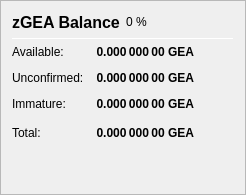
                   <widget class="QFrame" name="frame_ZerocoinBalances">
                    <property name="frameShape">
                     <enum>QFrame::StyledPanel</enum>
                    </property>
                    <property name="frameShadow">
                     <enum>QFrame::Raised</enum>
                    </property>
                    <layout class="QVBoxLayout" name="verticalLayout_7">
                     <item>
                      <layout class="QHBoxLayout" name="horizontalLayout_8" stretch="0,0,0">
                       <item>
                        <widget class="QLabel" name="label_5z_3">
                         <property name="minimumSize">
                          <size>
                           <width>0</width>
                           <height>20</height>
                          </size>
                         </property>
                         <property name="font">
                          <font>
                           <pointsize>12</pointsize>
                           <weight>75</weight>
                           <bold>true</bold>
                          </font>
                         </property>
                         <property name="text">
                          <string>zGEA Balance</string>
                         </property>
                        </widget>
                       </item>
                       <item>
                        <widget class="QLabel" name="labelzGEAPercent">
                         <property name="text">
                          <string notr="true">0 %</string>
                         </property>
                        </widget>
                       </item>
                       <item>
                        <spacer name="horizontalSpacer_11">
                         <property name="orientation">
                          <enum>Qt::Horizontal</enum>
                         </property>
                         <property name="sizeHint" stdset="0">
                          <size>
                           <width>40</width>
                           <height>20</height>
                          </size>
                         </property>
                        </spacer>
                       </item>
                      </layout>
                     </item>
                     <item>
                      <widget class="Line" name="line_ZerocoinBalance">
                       <property name="minimumSize">
                        <size>
                         <width>0</width>
                         <height>1</height>
                        </size>
                       </property>
                       <property name="maximumSize">
                        <size>
                         <width>16777215</width>
                         <height>1</height>
                        </size>
                       </property>
                       <property name="orientation">
                        <enum>Qt::Horizontal</enum>
                       </property>
                      </widget>
                     </item>
                     <item>
                      <layout class="QGridLayout" name="gridLayout_5">
                       <property name="spacing">
                        <number>12</number>
                       </property>
                       <item row="1" column="0">
                        <widget class="QLabel" name="labelzBalanceMatureText">
                         <property name="toolTip">
                          <string>Mature: more than 20 confirmation and more than 1 mint of the same denomination after it was minted.
These zGEA are spendable.</string>
                         </property>
                         <property name="text">
                          <string>Available:</string>
                         </property>
                        </widget>
                       </item>
                       <item row="1" column="1">
                        <widget class="QLabel" name="labelzBalanceMature">
                         <property name="font">
                          <font>
                           <weight>75</weight>
                           <bold>true</bold>
                          </font>
                         </property>
                         <property name="toolTip">
                          <string>Mature: more than 20 confirmation and more than 1 mint of the same denomination after it was minted.
These zGEA are spendable.</string>
                         </property>
                         <property name="text">
                          <string notr="true">0.000 000 00 GEA</string>
                         </property>
                         <property name="alignment">
                          <set>Qt::AlignRight|Qt::AlignTrailing|Qt::AlignVCenter</set>
                         </property>
                        </widget>
                       </item>
                       <item row="2" column="0">
                        <widget class="QLabel" name="labelzBalanceUnconfirmedText">
                         <property name="toolTip">
                          <string>Unconfirmed: less than 20 confirmations
Immature: confirmed, but less than 1 mint of the same denomination after it was minted</string>
                         </property>
                         <property name="text">
                          <string>Unconfirmed:</string>
                         </property>
                        </widget>
                       </item>
                       <item row="2" column="1">
                        <widget class="QLabel" name="labelzBalanceUnconfirmed">
                         <property name="font">
                          <font>
                           <weight>75</weight>
                           <bold>true</bold>
                          </font>
                         </property>
                         <property name="toolTip">
                          <string>Unconfirmed: less than 20 confirmations
Immature: confirmed, but less than 1 mint of the same denomination after it was minted</string>
                         </property>
                         <property name="text">
                          <string notr="true">0.000 000 00 GEA</string>
                         </property>
                         <property name="alignment">
                          <set>Qt::AlignRight|Qt::AlignTrailing|Qt::AlignVCenter</set>
                         </property>
                        </widget>
                       </item>
                       <item row="3" column="0">
                        <widget class="QLabel" name="labelzBalanceImmatureText">
                         <property name="toolTip">
                          <string>Unconfirmed: less than 20 confirmations
Immature: confirmed, but less than 1 mint of the same denomination after it was minted</string>
                         </property>
                         <property name="text">
                          <string>Immature:</string>
                         </property>
                        </widget>
                       </item>
                       <item row="3" column="1">
                        <widget class="QLabel" name="labelzBalanceImmature">
                         <property name="font">
                          <font>
                           <weight>75</weight>
                           <bold>true</bold>
                          </font>
                         </property>
                         <property name="toolTip">
                          <string>Unconfirmed: less than 20 confirmations
Immature: confirmed, but less than 1 mint of the same denomination after it was minted</string>
                         </property>
                         <property name="text">
                          <string notr="true">0.000 000 00 GEA</string>
                         </property>
                         <property name="alignment">
                          <set>Qt::AlignRight|Qt::AlignTrailing|Qt::AlignVCenter</set>
                         </property>
                        </widget>
                       </item>
                       <item row="4" column="0">
                        <widget class="QLabel" name="labelzBalanceText">
                         <property name="toolTip">
                          <string>Your current zGEA balance, unconfirmed and immature zGEA included.</string>
                         </property>
                         <property name="text">
                          <string>Total:</string>
                         </property>
                        </widget>
                       </item>
                       <item row="4" column="1">
                        <widget class="QLabel" name="labelzBalance">
                         <property name="font">
                          <font>
                           <weight>75</weight>
                           <bold>true</bold>
                          </font>
                         </property>
                         <property name="cursor">
                          <cursorShape>IBeamCursor</cursorShape>
                         </property>
                         <property name="toolTip">
                          <string>Your current zGEA balance, unconfirmed and immature zGEA included.</string>
                         </property>
                         <property name="text">
                          <string notr="true">0.000 000 00 GEA</string>
                         </property>
                         <property name="alignment">
                          <set>Qt::AlignRight|Qt::AlignTrailing|Qt::AlignVCenter</set>
                         </property>
                         <property name="textInteractionFlags">
                          <set>Qt::LinksAccessibleByMouse|Qt::TextSelectableByKeyboard|Qt::TextSelectableByMouse</set>
                         </property>
                        </widget>
                       </item>
                       <item row="4" column="2">
                        <spacer name="horizontalSpacer_4">
                         <property name="orientation">
                          <enum>Qt::Horizontal</enum>
                         </property>
                         <property name="sizeHint" stdset="0">
                          <size>
                           <width>40</width>
                           <height>20</height>
                          </size>
                         </property>
                        </spacer>
                       </item>
                      </layout>
                     </item>
                     <item>
                      <spacer name="verticalSpacer_4">
                       <property name="orientation">
                        <enum>Qt::Vertical</enum>
                       </property>
                       <property name="sizeHint" stdset="0">
                        <size>
                         <width>20</width>
                         <height>40</height>
                        </size>
                       </property>
                      </spacer>
                     </item>
                    </layout>
                   </widget>
